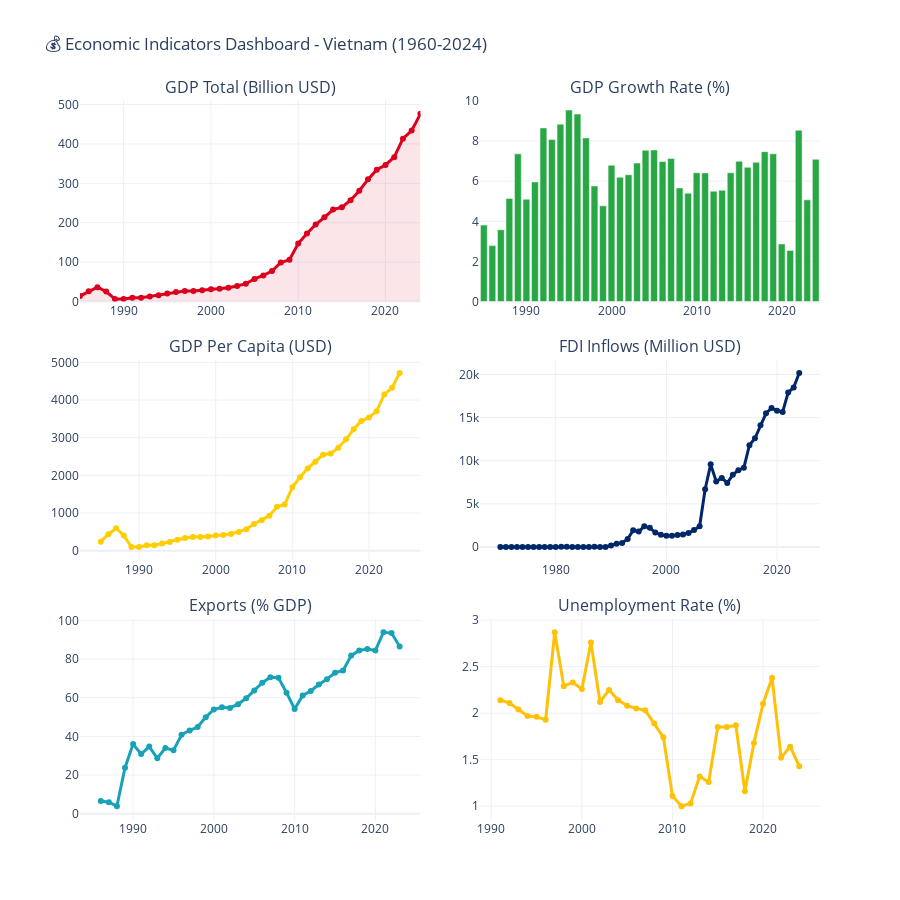

Notebook cell for this chart:
### Markdown cell above
### 1.1 GDP Trends Dashboard

### Code cell
# Economic indicators dashboard
econ = datasets['economic'].copy()

# Convert to numeric
numeric_cols = ['GDPTotalBillion', 'GDPGrowthRate', 'GDPPerCapita', 'FDINetInflowsMillion', 'ExportsPercentGDP', 'UnemploymentRate']
for col in numeric_cols:
    if col in econ.columns:
        econ[col] = pd.to_numeric(econ[col], errors='coerce')

# Create comprehensive economic dashboard
fig = make_subplots(
    rows=3, cols=2,
    subplot_titles=(
        'GDP Total (Billion USD)',
        'GDP Growth Rate (%)',
        'GDP Per Capita (USD)',
        'FDI Inflows (Million USD)',
        'Exports (% GDP)',
        'Unemployment Rate (%)'
    ),
    vertical_spacing=0.08,
    horizontal_spacing=0.08
)

# GDP Total
if 'GDPTotalBillion' in econ.columns:
    gdp_data = econ.dropna(subset=['GDPTotalBillion'])
    fig.add_trace(
        go.Scatter(
            x=gdp_data['Year'],
            y=gdp_data['GDPTotalBillion'],
            mode='lines+markers',
            name='GDP Total',
            line=dict(color=vietnam_colors['primary'], width=3),
            fill='tozeroy',
            fillcolor='rgba(218, 0, 30, 0.1)'
        ),
        row=1, col=1
    )

# GDP Growth
if 'GDPGrowthRate' in econ.columns:
    growth_data = econ.dropna(subset=['GDPGrowthRate'])
    fig.add_trace(
        go.Bar(
            x=growth_data['Year'],
            y=growth_data['GDPGrowthRate'],
            name='GDP Growth',
            marker_color=np.where(growth_data['GDPGrowthRate'] > 0, vietnam_colors['success'], vietnam_colors['danger']),
            showlegend=False
        ),
        row=1, col=2
    )

# GDP Per Capita
if 'GDPPerCapita' in econ.columns:
    capita_data = econ.dropna(subset=['GDPPerCapita'])
    fig.add_trace(
        go.Scatter(
            x=capita_data['Year'],
            y=capita_data['GDPPerCapita'],
            mode='lines+markers',
            name='GDP/Capita',
            line=dict(color=vietnam_colors['secondary'], width=3),
            showlegend=False
        ),
        row=2, col=1
    )

# FDI
if 'FDINetInflowsMillion' in econ.columns:
    fdi_data = econ.dropna(subset=['FDINetInflowsMillion'])
    fig.add_trace(
        go.Scatter(
            x=fdi_data['Year'],
            y=fdi_data['FDINetInflowsMillion'],
            mode='lines+markers',
            name='FDI',
            line=dict(color=vietnam_colors['accent'], width=3),
            showlegend=False
        ),
        row=2, col=2
    )

# Exports
if 'ExportsPercentGDP' in econ.columns:
    export_data = econ.dropna(subset=['ExportsPercentGDP'])
    fig.add_trace(
        go.Scatter(
            x=export_data['Year'],
            y=export_data['ExportsPercentGDP'],
            mode='lines+markers',
            name='Exports % GDP',
            line=dict(color=vietnam_colors['info'], width=3),
            showlegend=False
        ),
        row=3, col=1
    )

# Unemployment
if 'UnemploymentRate' in econ.columns:
    unemp_data = econ.dropna(subset=['UnemploymentRate'])
    fig.add_trace(
        go.Scatter(
            x=unemp_data['Year'],
            y=unemp_data['UnemploymentRate'],
            mode='lines+markers',
            name='Unemployment',
            line=dict(color=vietnam_colors['warning'], width=3),
            showlegend=False
        ),
        row=3, col=2
    )

fig.update_layout(
    title='💰 Economic Indicators Dashboard - Vietnam (1960-2024)',
    height=900,
    template='plotly_white',
    showlegend=False
)

fig.show()

# Key economic insights
print("\n📊 Economic Insights:")
if 'GDPTotalBillion' in econ.columns:
    gdp_vals = econ['GDPTotalBillion'].dropna()
    print(f"  💰 GDP Growth: ${gdp_vals.iloc[0]:.1f}B → ${gdp_vals.iloc[-1]:.1f}B ({gdp_vals.iloc[-1]/gdp_vals.iloc[0]:.1f}x)")

if 'GDPGrowthRate' in econ.columns:
    growth_avg = econ['GDPGrowthRate'].dropna().mean()
    print(f"  📈 Average GDP Growth: {growth_avg:.2f}%/year")

if 'GDPPerCapita' in econ.columns:
    capita_vals = econ['GDPPerCapita'].dropna()
    print(f"  👤 GDP/Capita: ${capita_vals.iloc[0]:.0f} → ${capita_vals.iloc[-1]:.0f} ({capita_vals.iloc[-1]/capita_vals.iloc[0]:.1f}x)")

### Figure 1 — Plotly figure (JSON) as saved in the notebook; plotly's stock layout.template omitted (floating-point values rounded to 4 significant figures)
{"data": [{"fill": "tozeroy", "fillcolor": "rgba(218, 0, 30, 0.1)", "line": {"color": "#DA001E", "width": 3}, "mode": "lines+markers", "name": "GDP Total", "type": "scatter", "x": [1985, 1986, 1987, 1988, 1989, 1990, 1991, 1992, 1993, 1994, 1995, 1996, 1997, 1998, 1999, 2000, 2001, 2002, 2003, 2004, 2005, 2006, 2007, 2008, 2009, 2010, 2011, 2012, 2013, 2014, 2015, 2016, 2017, 2018, 2019, 2020, 2021, 2022, 2023, 2024], "xaxis": "x", "y": [14.1, 26.34, 36.66, 25.42, 6.293, 6.472, 9.613, 9.867, 13.18, 16.29, 20.74, 24.66, 26.84, 27.21, 28.68, 31.17, 32.69, 35.06, 39.55, 45.43, 57.63, 66.37, 77.41, 99.13, 106.0, 147.2, 172.6, 195.6, 213.7, 233.5, 239.3, 257.1, 281.4, 310.1, 334.4, 346.6, 366.5, 413.4, 433.9, 476.4], "yaxis": "y"}, {"marker": {"color": ["#28a745", "#28a745", "#28a745", "#28a745", "#28a745", "#28a745", "#28a745", "#28a745", "#28a745", "#28a745", "#28a745", "#28a745", "#28a745", "#28a745", "#28a745", "#28a745", "#28a745", "#28a745", "#28a745", "#28a745", "#28a745", "#28a745", "#28a745", "#28a745", "#28a745", "#28a745", "#28a745", "#28a745", "#28a745", "#28a745", "#28a745", "#28a745", "#28a745", "#28a745", "#28a745", "#28a745", "#28a745", "#28a745", "#28a745", "#28a745"]}, "name": "GDP Growth", "showlegend": false, "type": "bar", "x": [1985, 1986, 1987, 1988, 1989, 1990, 1991, 1992, 1993, 1994, 1995, 1996, 1997, 1998, 1999, 2000, 2001, 2002, 2003, 2004, 2005, 2006, 2007, 2008, 2009, 2010, 2011, 2012, 2013, 2014, 2015, 2016, 2017, 2018, 2019, 2020, 2021, 2022, 2023, 2024], "xaxis": "x2", "y": [3.81, 2.79, 3.58, 5.14, 7.36, 5.1, 5.96, 8.65, 8.07, 8.84, 9.54, 9.34, 8.15, 5.76, 4.77, 6.79, 6.19, 6.32, 6.9, 7.54, 7.55, 6.98, 7.13, 5.66, 5.4, 6.42, 6.41, 5.5, 5.55, 6.42, 6.99, 6.69, 6.94, 7.47, 7.36, 2.87, 2.55, 8.54, 5.07, 7.09], "yaxis": "y2"}, {"line": {"color": "#FFCD00", "width": 3}, "mode": "lines+markers", "name": "GDP/Capita", "showlegend": false, "type": "scatter", "x": [1985, 1986, 1987, 1988, 1989, 1990, 1991, 1992, 1993, 1994, 1995, 1996, 1997, 1998, 1999, 2000, 2001, 2002, 2003, 2004, 2005, 2006, 2007, 2008, 2009, 2010, 2011, 2012, 2013, 2014, 2015, 2016, 2017, 2018, 2019, 2020, 2021, 2022, 2023, 2024], "xaxis": "x3", "y": [238.7, 436.4, 595.2, 404.6, 98.11, 98.8, 143.7, 144.6, 189.4, 229.9, 287.8, 337.1, 361.6, 361.4, 376.0, 404.0, 419.2, 445.1, 497.1, 565.5, 710.8, 807.8, 925.6, 1164.0, 1226.0, 1683.0, 1951.0, 2185.0, 2360.0, 2546.0, 2578.0, 2735.0, 2956.0, 3222.0, 3441.0, 3534.0, 3704.0, 4148.0, 4323.0, 4717.0], "yaxis": "y3"}, {"line": {"color": "#002868", "width": 3}, "mode": "lines+markers", "name": "FDI", "showlegend": false, "type": "scatter", "x": [1970, 1971, 1972, 1973, 1974, 1975, 1976, 1977, 1978, 1979, 1980, 1981, 1982, 1983, 1984, 1985, 1986, 1987, 1988, 1989, 1990, 1991, 1992, 1993, 1994, 1995, 1996, 1997, 1998, 1999, 2000, 2001, 2002, 2003, 2004, 2005, 2006, 2007, 2008, 2009, 2010, 2011, 2012, 2013, 2014, 2015, 2016, 2017, 2018, 2019, 2020, 2021, 2022, 2023, 2024], "xaxis": "x4", "y": [0.07, 1.82, -0.89, 1.03, 1.25, 4.09, -0.34, -0.01, 0.46, -0.06, 1.67, 17.91, 13.05, 0.13, 0.69, -0.08, 0.04, 10.36, 7.68, 4.07, 180.0, 375.2, 473.9, 926.3, 1945.0, 1780.0, 2395.0, 2220.0, 1671.0, 1412.0, 1298.0, 1300.0, 1400.0, 1450.0, 1610.0, 1954.0, 2400.0, 6700.0, 9579.0, 7600.0, 8000.0, 7430.0, 8368.0, 8900.0, 9200.0, 11800.0, 12600.0, 14100.0, 15500.0, 16120.0, 15800.0, 15660.0, 17900.0, 18500.0, 20170.0], "yaxis": "y4"}, {"line": {"color": "#17a2b8", "width": 3}, "mode": "lines+markers", "name": "Exports % GDP", "showlegend": false, "type": "scatter", "x": [1986, 1987, 1988, 1989, 1990, 1991, 1992, 1993, 1994, 1995, 1996, 1997, 1998, 1999, 2000, 2001, 2002, 2003, 2004, 2005, 2006, 2007, 2008, 2009, 2010, 2011, 2012, 2013, 2014, 2015, 2016, 2017, 2018, 2019, 2020, 2021, 2022, 2023], "xaxis": "x5", "y": [6.62, 6.0, 3.95, 23.85, 36.04, 30.92, 34.75, 28.72, 34.01, 32.81, 40.87, 43.1, 44.85, 49.97, 53.92, 55.06, 54.74, 56.67, 59.73, 63.7, 67.72, 70.52, 70.34, 62.61, 54.18, 61.18, 63.47, 66.8, 69.6, 72.92, 74.11, 81.76, 84.42, 85.16, 84.38, 93.85, 93.42, 86.47], "yaxis": "y5"}, {"line": {"color": "#ffc107", "width": 3}, "mode": "lines+markers", "name": "Unemployment", "showlegend": false, "type": "scatter", "x": [1991, 1992, 1993, 1994, 1995, 1996, 1997, 1998, 1999, 2000, 2001, 2002, 2003, 2004, 2005, 2006, 2007, 2008, 2009, 2010, 2011, 2012, 2013, 2014, 2015, 2016, 2017, 2018, 2019, 2020, 2021, 2022, 2023, 2024], "xaxis": "x6", "y": [2.14, 2.11, 2.04, 1.97, 1.96, 1.93, 2.87, 2.29, 2.33, 2.26, 2.76, 2.12, 2.25, 2.14, 2.08, 2.05, 2.03, 1.89, 1.74, 1.11, 1.0, 1.03, 1.32, 1.26, 1.85, 1.85, 1.87, 1.16, 1.68, 2.1, 2.38, 1.52, 1.64, 1.43], "yaxis": "y6"}], "layout": {"annotations": [{"font": {"size": 16}, "showarrow": false, "text": "GDP Total (Billion USD)", "x": 0.23, "xanchor": "center", "xref": "paper", "y": 1, "yanchor": "bottom", "yref": "paper"}, {"font": {"size": 16}, "showarrow": false, "text": "GDP Growth Rate (%)", "x": 0.77, "xanchor": "center", "xref": "paper", "y": 1, "yanchor": "bottom", "yref": "paper"}, {"font": {"size": 16}, "showarrow": false, "text": "GDP Per Capita (USD)", "x": 0.23, "xanchor": "center", "xref": "paper", "y": 0.64, "yanchor": "bottom", "yref": "paper"}, {"font": {"size": 16}, "showarrow": false, "text": "FDI Inflows (Million USD)", "x": 0.77, "xanchor": "center", "xref": "paper", "y": 0.64, "yanchor": "bottom", "yref": "paper"}, {"font": {"size": 16}, "showarrow": false, "text": "Exports (% GDP)", "x": 0.23, "xanchor": "center", "xref": "paper", "y": 0.28, "yanchor": "bottom", "yref": "paper"}, {"font": {"size": 16}, "showarrow": false, "text": "Unemployment Rate (%)", "x": 0.77, "xanchor": "center", "xref": "paper", "y": 0.28, "yanchor": "bottom", "yref": "paper"}], "height": 900, "showlegend": false, "title": {"text": "💰 Economic Indicators Dashboard - Vietnam (1960-2024)"}, "xaxis": {"anchor": "y", "domain": [0, 0.46]}, "xaxis2": {"anchor": "y2", "domain": [0.54, 1]}, "xaxis3": {"anchor": "y3", "domain": [0, 0.46]}, "xaxis4": {"anchor": "y4", "domain": [0.54, 1]}, "xaxis5": {"anchor": "y5", "domain": [0, 0.46]}, "xaxis6": {"anchor": "y6", "domain": [0.54, 1]}, "yaxis": {"anchor": "x", "domain": [0.72, 1]}, "yaxis2": {"anchor": "x2", "domain": [0.72, 1]}, "yaxis3": {"anchor": "x3", "domain": [0.36, 0.64]}, "yaxis4": {"anchor": "x4", "domain": [0.36, 0.64]}, "yaxis5": {"anchor": "x5", "domain": [0, 0.28]}, "yaxis6": {"anchor": "x6", "domain": [0, 0.28]}}}
